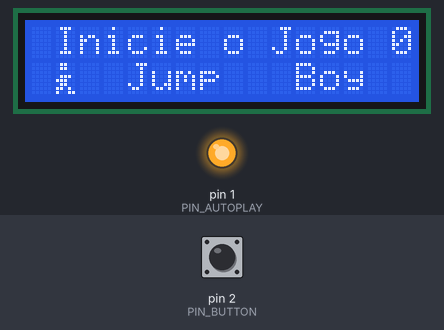
This sketch was run on a simulated Arduino Uno, built with avr-gcc and run on an emulated ATmega328P. On the bench: 16×2 character LCD, output pins drawn as LEDs (lit = HIGH). The inputs (shaded band) are chosen by the test bench; at power-on: pin 2 (PIN_BUTTON) HIGH. Random numbers use the default seed unless the sketch sets one.

Above: at 1.2 s.
1.3 s: pin 2 (PIN_BUTTON) pulled LOW for 0.15 s
At 1.39 s:
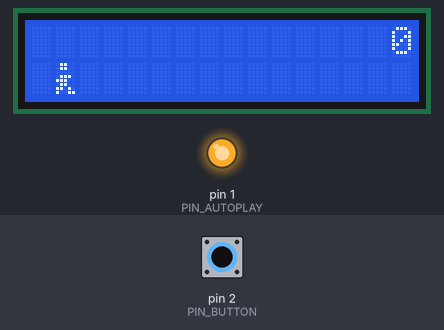
2.0 s: pin 2 (PIN_BUTTON) pulled LOW for 1 s
At 2.12 s:
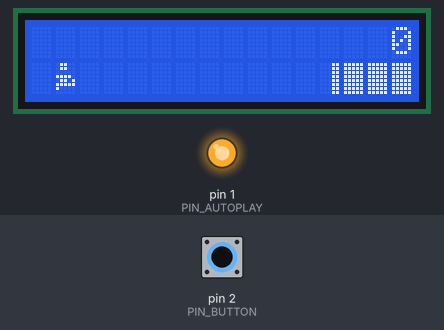
3.6 s: pin 2 (PIN_BUTTON) pulled LOW for 0.15 s
At 3.69 s:
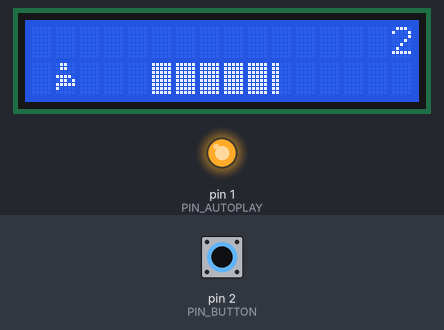
4.3 s: pin 2 (PIN_BUTTON) pulsed LOW 2 times (0.12 s each, 0.3 s apart)
At 6.9 s:
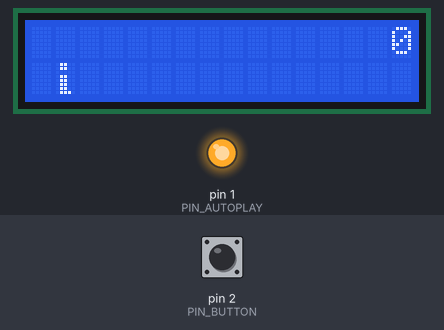
7.9 s: pin 2 (PIN_BUTTON) pulled LOW for 3.2 s
At 8.05 s:
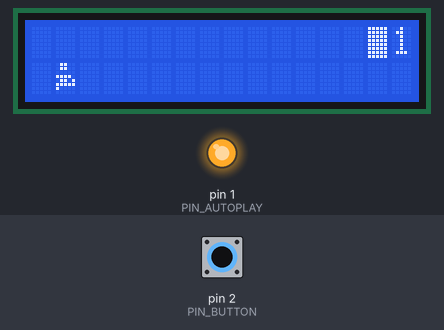
11.7 s: pin 2 (PIN_BUTTON) pulled LOW for 0.15 s
At 11.82 s:
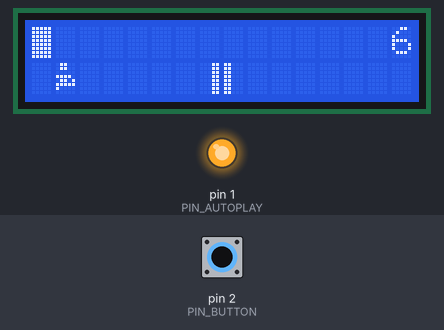
Timing chart, 0 to 14.7 s (numbered marks = the images above; inputs shaded):
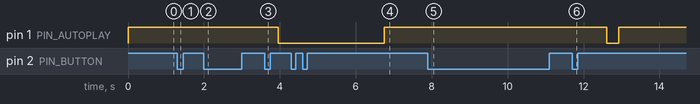

Measured:
- after the input at 4.3 s, pin 1 (PIN_AUTOPLAY): LOW → HIGH after 2.4 s

The sketch:

jump-boy.ino
```cpp
#include <LiquidCrystal.h>

//
// Mapeamento de Hardware
//

#define PIN_BUTTON 2
#define PIN_AUTOPLAY 1

//
// Macros
//

#define SPRITE_RUN1 1
#define SPRITE_RUN2 2
#define SPRITE_JUMP 3
#define SPRITE_JUMP_UPPER '.'
#define SPRITE_JUMP_LOWER 4
#define SPRITE_TERRAIN_EMPTY ' '
#define SPRITE_TERRAIN_SOLID 5
#define SPRITE_TERRAIN_SOLID_RIGHT 6
#define SPRITE_TERRAIN_SOLID_LEFT 7

// *** Valores do LCD ***
#define LCD_WIDTH 16
#define LCD_HEIGHT 2

// *** Convenções do terreno ***
#define TERRAIN_WIDTH 16
#define TERRAIN_EMPTY 0
#define TERRAIN_LOWER_BLOCK 1
#define TERRAIN_UPPER_BLOCK 2

// Define a posição horizontal do personagem na tela
#define HERO_HORIZONTAL_POSITION 1

// *** Definições dos sprites do player ***

// Apaga o personagem do display LCD
#define HERO_POSITION_OFF 0

// Animação do player correndo na linha inferior do display
#define HERO_POSITION_RUN_LOWER_1 1  // Frame 1
#define HERO_POSITION_RUN_LOWER_2 2  // Frame 2

// Animação do player correndo na linha superior do display
#define HERO_POSITION_RUN_UPPER_1 11 // Frame 1
#define HERO_POSITION_RUN_UPPER_2 12 // Frame 2

// Animação do player saltando na linha superior do display
#define HERO_POSITION_JUMP_1 3       // Inicia o salto
#define HERO_POSITION_JUMP_2 4       // Metade do caminha para cima
#define HERO_POSITION_JUMP_3 5       // Salta para a linha superior
#define HERO_POSITION_JUMP_4 6       // Salta para a linha superior
#define HERO_POSITION_JUMP_5 7       // Salta para a linha superior
#define HERO_POSITION_JUMP_6 8       // Salta para a linha superior
#define HERO_POSITION_JUMP_7 9       // Metade do caminho para baixo
#define HERO_POSITION_JUMP_8 10      // Define local de caminhada

//
// Globais
//

// Armazenamento dos caracteres do terreno
char terrainUpper[TERRAIN_WIDTH + 1];
char terrainLower[TERRAIN_WIDTH + 1];

// Armazena o estado do botão
bool buttonPushed = false;

// Estados do jogo
bool playing = false;
bool blink = false;
unsigned long distance = 0;
byte heroPos = HERO_POSITION_RUN_LOWER_1;
byte newTerrainType = TERRAIN_EMPTY;
byte newTerrainDuration = 1;

// Cria o objeto de controle do Lcd
LiquidCrystal lcd(11, 9, 6, 5, 4, 3);

//
// Protótipos de funções
//

void onButtonPush();
void initializeGraphics();
void advanceTerrain(char* terrain, byte newTerrain);

void setup()
{
    // Configura os modos dos pinos e seta seus valores iniciais
    pinMode(PIN_BUTTON, INPUT);
    digitalWrite(PIN_BUTTON, HIGH);

    pinMode(PIN_AUTOPLAY, OUTPUT);
    digitalWrite(PIN_AUTOPLAY, HIGH);

    // Vincula a função onPushButton para assegurar a interrupção
    attachInterrupt(
        digitalPinToInterrupt(PIN_BUTTON), onButtonPush, FALLING
    );

    // Configura os caracteres do LCD e incia este
    initializeGraphics();

    lcd.begin(LCD_WIDTH, LCD_HEIGHT);
}

void loop()
{
    if (!playing)
    {
        drawHero((blink) ? HERO_POSITION_OFF : heroPos, terrainUpper, terrainLower, distance >> 3);
        if (blink)
        {
            lcd.setCursor(1, 0);
            lcd.print(" Pedro ");
            lcd.setCursor(4, 1);
            lcd.print("Genial");
            delay(1000);
        }

        {
            lcd.setCursor(1, 0);
            lcd.print("Inicie o Jogo");
            lcd.setCursor(4, 1);
            lcd.print("Jump   Boy");
            delay(1000);
        }

        delay(250);
        blink = !blink;

        if (buttonPushed)
        {
            initializeGraphics();
            heroPos = HERO_POSITION_RUN_LOWER_1;
            playing = true;
            buttonPushed = false;
            distance = 0;
        }
        return;
    }

    // Realiza o deslocamento do terreno
    advanceTerrain(terrainLower, newTerrainType == TERRAIN_LOWER_BLOCK ? SPRITE_TERRAIN_SOLID : SPRITE_TERRAIN_EMPTY);
    advanceTerrain(terrainUpper, newTerrainType == TERRAIN_UPPER_BLOCK ? SPRITE_TERRAIN_SOLID : SPRITE_TERRAIN_EMPTY);

    // Cria um novo terreno para entrar a direita
    if (--newTerrainDuration == 0)
    {
        if (newTerrainType == TERRAIN_EMPTY)
        {
            newTerrainType = (random(3) == 0) ? TERRAIN_UPPER_BLOCK : TERRAIN_LOWER_BLOCK;
            newTerrainDuration = 2 + random(10);
        }
        else
        {
            newTerrainType = TERRAIN_EMPTY;
            newTerrainDuration = 10 + random(10);
        }
    }

    if (buttonPushed)
    {
        if (heroPos <= HERO_POSITION_RUN_LOWER_2) heroPos = HERO_POSITION_JUMP_1;
        buttonPushed = false;
    }

    if (drawHero(heroPos, terrainUpper, terrainLower, distance >> 3))
    {
        // Player colidiu com obstáculo
        playing = false;
    }
    else
    {
        if (heroPos == HERO_POSITION_RUN_LOWER_2 || heroPos == HERO_POSITION_JUMP_8)
            heroPos = HERO_POSITION_RUN_LOWER_1;
        else if ((heroPos >= HERO_POSITION_JUMP_3 && heroPos <= HERO_POSITION_JUMP_5) && terrainLower[HERO_HORIZONTAL_POSITION] != SPRITE_TERRAIN_EMPTY)
            heroPos = HERO_POSITION_RUN_UPPER_1;
        else if (heroPos >= HERO_POSITION_RUN_UPPER_1 && terrainLower[HERO_HORIZONTAL_POSITION] == SPRITE_TERRAIN_EMPTY)
            heroPos = HERO_POSITION_JUMP_5;
        else if (heroPos == HERO_POSITION_RUN_UPPER_2)
            heroPos = HERO_POSITION_RUN_UPPER_1;
        else
            ++heroPos;

        ++distance;

        digitalWrite(PIN_AUTOPLAY, terrainLower[HERO_HORIZONTAL_POSITION + 2] == SPRITE_TERRAIN_EMPTY ? HIGH : LOW);
    }
    delay(100);
}

//
// Definições de funções
//

void onButtonPush()
{
    buttonPushed = true;
}

void initializeGraphics()
{
    // Define variável estatica para conter a definição dos caracteres custom
    static byte graphics[] = {
        // Posição 1
        B01100,
        B01100,
        B00000,
        B01110,
        B11100,
        B01100,
        B11010,
        B10011,
        // Posição 2
        B01100,
        B01100,
        B00000,
        B01100,
        B01100,
        B01100,
        B01100,
        B01110,
        // Salto
        B01100,
        B01100,
        B00000,
        B11110,
        B01101,
        B11111,
        B10000,
        B00000,
        // Salto baixo
        B11110,
        B01101,
        B11111,
        B10000,
        B00000,
        B00000,
        B00000,
        B00000,
        // Chão
        B11111,
        B11111,
        B11111,
        B11111,
        B11111,
        B11111,
        B11111,
        B11111,
        // Chão a direita
        B00011,
        B00011,
        B00011,
        B00011,
        B00011,
        B00011,
        B00011,
        B00011,
        // Chão a esquerda
        B11000,
        B11000,
        B11000,
        B11000,
        B11000,
        B11000,
        B11000,
        B11000,
    };

    // Realiza a criação dos caracteres custom
    for (int i = 0; i < 7; ++i)
    {
        lcd.createChar(i + 1, &graphics[i * 8]);
    }

    // Inicializa o terreno com caracteres vazios
    for (int i = 0; i < TERRAIN_WIDTH; ++i)
    {
        terrainUpper[i] = SPRITE_TERRAIN_EMPTY;
        terrainLower[i] = SPRITE_TERRAIN_EMPTY;
    }
}

// Avança o terreno deslocando este para esquerda
void advanceTerrain(char* terrain, byte newTerrain)
{
    for (int i = 0; i < TERRAIN_WIDTH; ++i)
    {
        char current = terrain[i];
        char next = (i == TERRAIN_WIDTH - 1) ? newTerrain : terrain[i + 1];

        switch (current)
        {
            case SPRITE_TERRAIN_EMPTY:
                terrain[i] = (next == SPRITE_TERRAIN_SOLID) ? SPRITE_TERRAIN_SOLID_RIGHT : SPRITE_TERRAIN_EMPTY;
                break;
            case SPRITE_TERRAIN_SOLID:
                terrain[i] = (next == SPRITE_TERRAIN_EMPTY) ? SPRITE_TERRAIN_SOLID_LEFT : SPRITE_TERRAIN_SOLID;
                break;
            case SPRITE_TERRAIN_SOLID_RIGHT:
                terrain[i] = SPRITE_TERRAIN_SOLID;
                break;
            case SPRITE_TERRAIN_SOLID_LEFT:
                terrain[i] = SPRITE_TERRAIN_EMPTY;
                break;
        }
    }
}

// Realiza o desenho e verifica colisões do player
bool drawHero(byte position, char* terrainUpper, char* terrainLower, unsigned int score)
{
    // Captura o conteúdo do terreno sobre o player
    char upperSave = terrainUpper[HERO_HORIZONTAL_POSITION];
    char lowerSave = terrainLower[HERO_HORIZONTAL_POSITION];

    // Variável temporária para selecionar os próxims sprites do player
    byte upper, lower;

    switch (position)
    {
        // Caso o player esteja invisível
        case HERO_POSITION_OFF:
            upper = lower = SPRITE_TERRAIN_EMPTY;
            break;

        // Caso esteja correndo na linha inferior no Frame 1
        case HERO_POSITION_RUN_LOWER_1:
            upper = SPRITE_TERRAIN_EMPTY;
            lower = SPRITE_RUN1;
            break;

        // Caso esteja correndo na linha inferior no Frame 2
        case HERO_POSITION_RUN_LOWER_2:
            upper = SPRITE_TERRAIN_EMPTY;
            lower = SPRITE_RUN2;
            break;

        // Caso esteja correndo na linha superior no Frame 1
        case HERO_POSITION_RUN_UPPER_1:
            upper = SPRITE_RUN1;
            lower = SPRITE_TERRAIN_EMPTY;
            break;
        // Caso esteja correndo na linha superior no Frame 2
        case HERO_POSITION_RUN_UPPER_2:
            upper = SPRITE_RUN2;
            lower = SPRITE_TERRAIN_EMPTY;
            break;

        // Caso esteja iniciando salto ou descida
        case HERO_POSITION_JUMP_1:
        case HERO_POSITION_JUMP_8:
            upper = SPRITE_TERRAIN_EMPTY;
            lower = SPRITE_JUMP;
            break;

        // Caso esteja na metade de um salto ou descida
        case HERO_POSITION_JUMP_2:
        case HERO_POSITION_JUMP_7:
            upper = SPRITE_JUMP_UPPER;
            lower = SPRITE_JUMP_LOWER;
            break;

        // Caso esteja em uma das animações de salto para linha superior
        case HERO_POSITION_JUMP_3 ... HERO_POSITION_JUMP_6:
            upper = SPRITE_JUMP;
            lower = SPRITE_TERRAIN_EMPTY;
            break;
    }

    // Para checar a colisão do player
    bool collide = false;

    // Performa a lógica de colisão
    if (upper != SPRITE_TERRAIN_EMPTY)
    {
        terrainUpper[HERO_HORIZONTAL_POSITION] = upper;
        collide = (upperSave == SPRITE_TERRAIN_EMPTY) ? false : true;
    }
    if (lower != SPRITE_TERRAIN_EMPTY)
    {
        terrainLower[HERO_HORIZONTAL_POSITION] = lower;
        collide |= (lowerSave == SPRITE_TERRAIN_EMPTY) ? false : true;
    }

    // Seleciona
    byte digits = (score > 9999) ? 5 : (score > 999) ? 4 : (score > 99) ? 3 : (score > 9) ? 2 : 1;

    // Renderiza a cena
    terrainUpper[TERRAIN_WIDTH] = '\0';
    terrainLower[TERRAIN_WIDTH] = '\0';

    char temp = terrainUpper[16 - digits];

    terrainUpper[16 - digits] = '\0';
    lcd.setCursor(0, 0);
    lcd.print(terrainUpper);
    terrainUpper[16 - digits] = temp;
    lcd.setCursor(0, 1);
    lcd.print(terrainLower);

    lcd.setCursor(16 - digits, 0);
    lcd.print(score);

    terrainUpper[HERO_HORIZONTAL_POSITION] = upperSave;
    terrainLower[HERO_HORIZONTAL_POSITION] = lowerSave;

    return collide;
}
```
